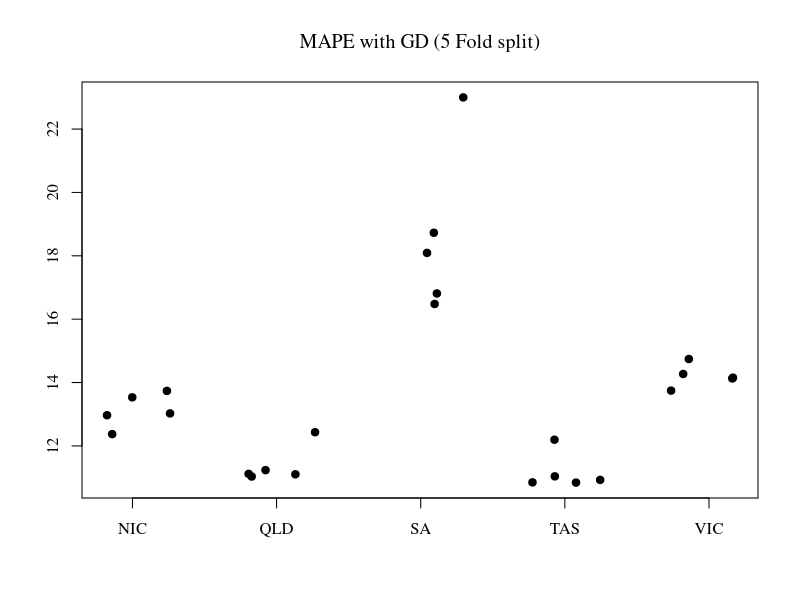
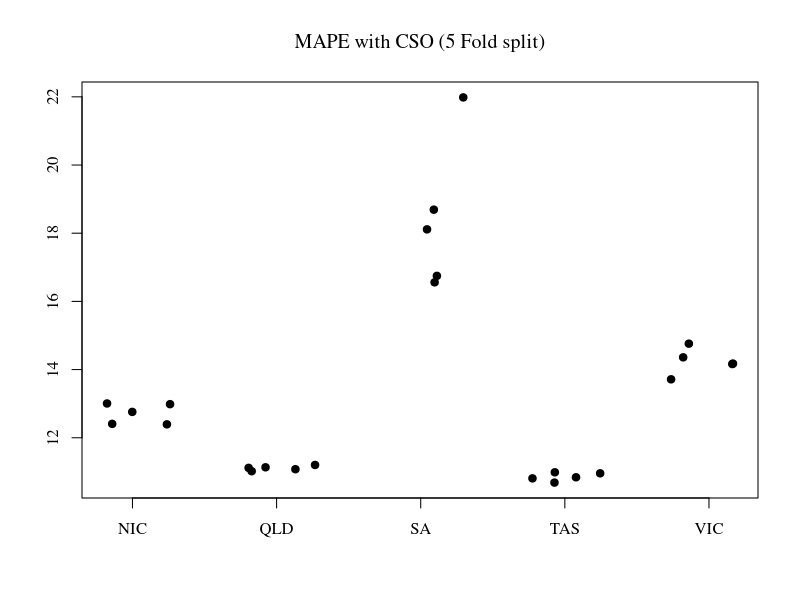
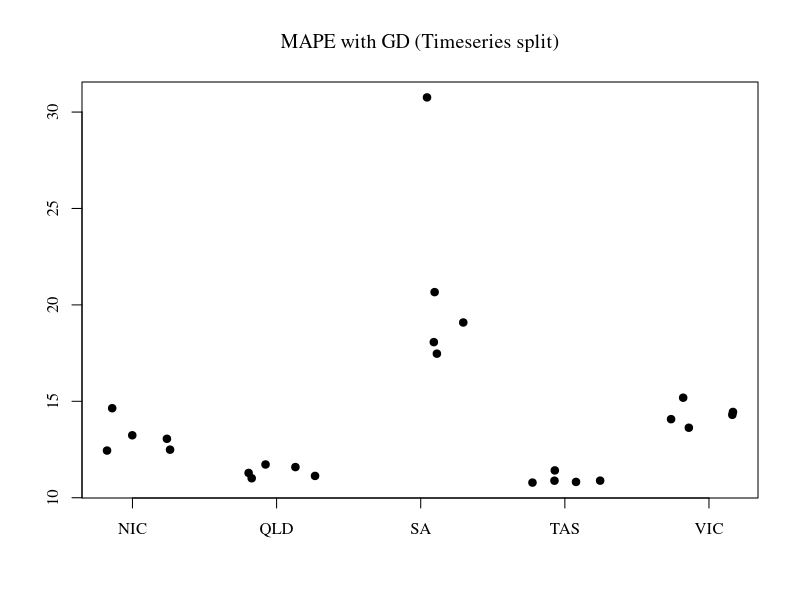
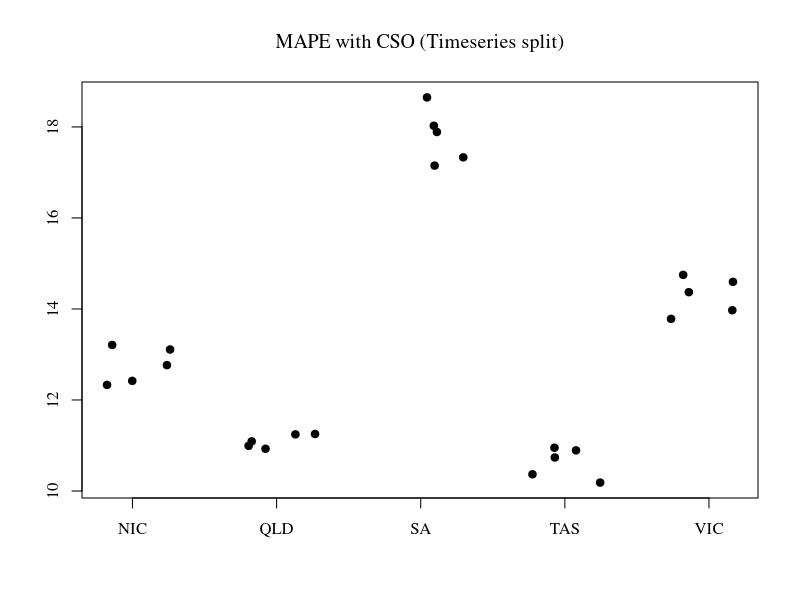

Generate these figures, in order, with R:
# option 	description
# font 	Integer specifying font to use for text.
# 1=plain, 2=bold, 3=italic, 4=bold italic, 5=symbol
# font.axis 	font for axis annotation
# font.lab 	font for x and y labels
# font.main 	font for titles
# font.sub 	font for subtitles
# ps 	font point size (roughly 1/72 inch)
# text size=ps*cex
# family 	font family for drawing text. Standard values are "serif", "sans", "mono", "symbol". Mapping is device dependent.
# 
# In windows, mono is mapped to "TT Courier New", serif is mapped to"TT Times New Roman", sans is mapped to "TT Arial", mono is mapped to "TT Courier New", and symbol is mapped to "TT Symbol" (TT=True Type). You can add your own mappings. 

par(font.main=1, font.lab=1, font.sub=1,family = "serif")

mapes <- structure(c(12.3726814731951,
11.235445803361,
18.0913473936859,
10.9280619076006,
14.2696246050274,
13.7355487364372,
12.4328354705247,
16.4795129261239,
10.8425889072139,
13.7455453075378,
12.9682946754931,
11.1182099067703,
16.8114538916213,
11.0395914805514,
14.1290785957816,
13.5332998747361,
11.1041953259017,
22.9986490660064,
12.1956348579277,
14.153548097216,
13.0259006093929,
11.0335668469393,
18.7271404918167,
10.8501419024291,
14.7432051061444), .Dim = c(5L, 5L), .Dimnames = list(
c("NIC", "QLD", "SA", "TAS", "VIC"), NULL))
set.seed(1)
xx <- runif(nrow(mapes)*ncol(mapes),-0.3,0.3)+rep(1:ncol(mapes),nrow(mapes))
plot(xx,as.vector(mapes),pch=19,xaxt="n",ylab="",xlab="",main="MAPE with GD (5 Fold split)")
axis(1,seq_along(rownames(mapes)),rownames(mapes))


mapes <- structure(c(12.4078142054279,
11.1334648143781,
18.1127909756667,
10.9570671978126,
14.3590650663282,
12.393716288086,
11.2020834438718,
16.5592116289425,
10.840589331739,
13.7141239095969,
13.0056108831111,
11.1167532202091,
16.748811562466,
10.9864675255704,
14.162280658406,
12.758487191289,
11.0775945297984,
21.9834697758068,
10.6848459218082,
14.1757375131975,
12.9854220212321,
11.0187585109404,
18.6901876288465,
10.8086233949363,
14.7600835261074), .Dim = c(5L, 5L), .Dimnames = list(
c("NIC", "QLD", "SA", "TAS", "VIC"), NULL))
set.seed(1)
xx <- runif(nrow(mapes)*ncol(mapes),-0.3,0.3)+rep(1:ncol(mapes),nrow(mapes))
plot(xx,as.vector(mapes),pch=19,xaxt="n",ylab="",xlab="",main="MAPE with CSO (5 Fold split)")
axis(1,seq_along(rownames(mapes)),rownames(mapes))


mapes <- structure(c(14.642697974025,
11.7248235509452,
30.759817371827,
10.886361584371,
15.187314517862,
13.0559760904246,
11.1311463067603,
20.6625029598177,
10.8207080521198,
14.0744827975153,
12.4462837256148,
11.2864488574802,
17.4707416817986,
11.4163998283825,
14.2995579495271,
13.2388326563369,
11.5895622251059,
19.088055697368,
10.8831711343261,
14.4484425543129,
12.4922652654486,
11.0098522085725,
18.0685601594875,
10.7851018253672,
13.6294060064126), .Dim = c(5L, 5L), .Dimnames = list(
c("NIC", "QLD", "SA", "TAS", "VIC"), NULL))
set.seed(1)
xx <- runif(nrow(mapes)*ncol(mapes),-0.3,0.3)+rep(1:ncol(mapes),nrow(mapes))
plot(xx,as.vector(mapes),pch=19,xaxt="n",ylab="",xlab="",main="MAPE with GD (Timeseries split)")
axis(1,seq_along(rownames(mapes)),rownames(mapes))


mapes <- structure(c(13.2086662010617,
10.9277384868669,
18.6489080502233,
10.184373449826,
14.7493516027612,
12.7661011478904,
11.2521739274651,
17.1506309576127,
10.8929914483245,
13.7823900776995,
12.3311446638586,
10.9914081577064,
17.8889881439833,
10.7359454884711,
13.9719083864594,
12.4198888133992,
11.2437045843862,
17.3317678071419,
10.9505525230517,
14.5959372447541,
13.1093847520303,
11.090287412159,
18.0264941037663,
10.3666995580342,
14.3688753885113), .Dim = c(5L, 5L), .Dimnames = list(
c("NIC", "QLD", "SA", "TAS", "VIC"), NULL))
set.seed(1)
xx <- runif(nrow(mapes)*ncol(mapes),-0.3,0.3)+rep(1:ncol(mapes),nrow(mapes))
plot(xx,as.vector(mapes),pch=19,xaxt="n",ylab="",xlab="",main="MAPE with CSO (Timeseries split)")
axis(1,seq_along(rownames(mapes)),rownames(mapes))

